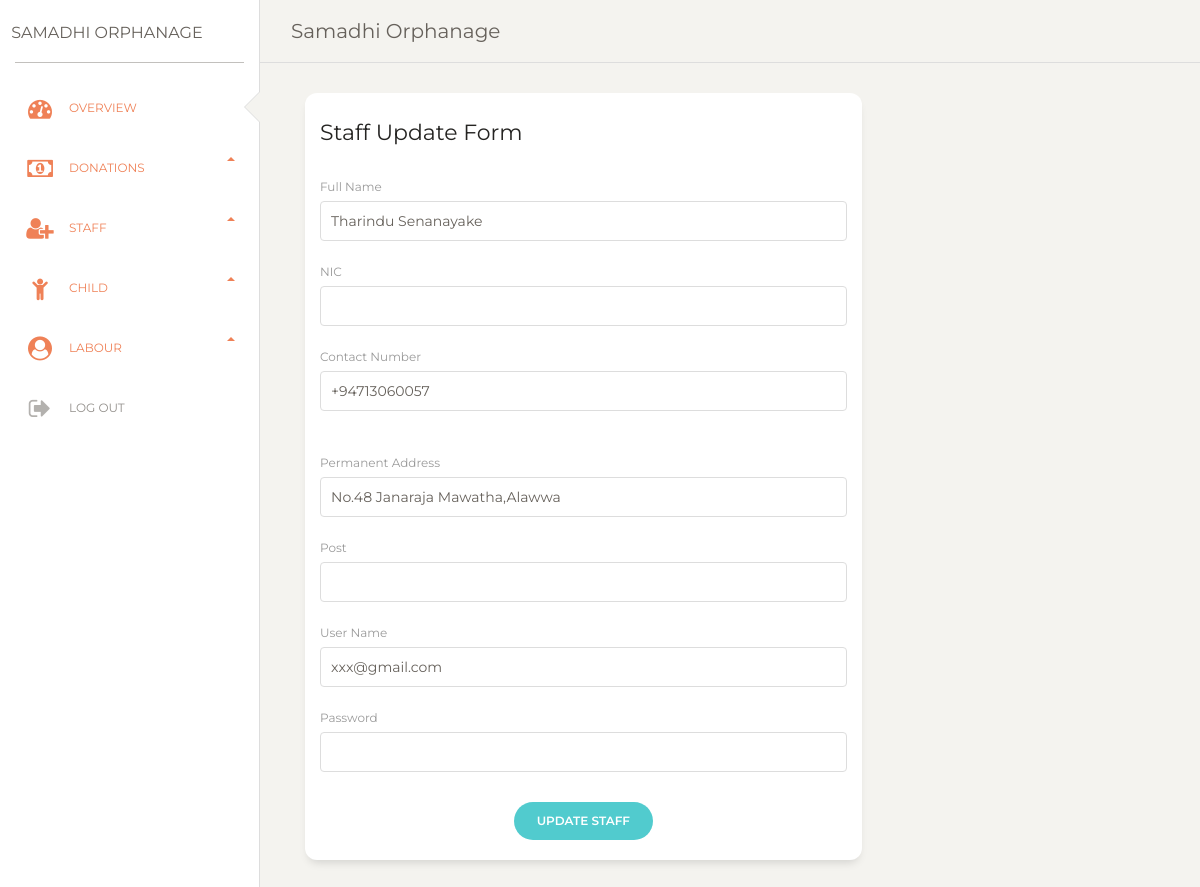
The app's page /editstaff.php?editstaff=18 with its own data.
### tables this page shows
CREATE TABLE `staff` (
  `staffId` int(11) NOT NULL,
  `iname` varchar(50) DEFAULT NULL,
  `dob` varchar(50) NOT NULL,
  `nic` varchar(50) DEFAULT NULL,
  `adrs` varchar(50) DEFAULT NULL,
  `contact` varchar(50) NOT NULL,
  `username` varchar(50) DEFAULT NULL,
  `pw` varchar(50) DEFAULT NULL
);

### editstaff.php (the view, shortened to what this page needs)
<?php
include "include/db.php";
?>
<?php
if(isset($_GET['editstaff'])){
$edit_id = $_GET['editstaff'];
$get_pro = "select * from staff where staffId='$edit_id'";
$run_pro = mysqli_query($conn,$get_pro);
$row_pro = mysqli_fetch_array($run_pro);
$name = $row_pro['iname'] ?? "";
$contact = $row_pro['contact'] ?? "";
$address = $row_pro['adrs'] ?? "";
$username = $row_pro['username'];
$post = $row_pro['post'];
$nic = $row_pro['nic'];
}
?>
<!DOCTYPE html>
<html lang="en">
<head>
  <link href="https://maxcdn.bootstrapcdn.com/font-awesome/latest/css/font-awesome.min.css" rel="stylesheet">
  <link href="./css/bootstrap.min.css" rel="stylesheet" />
<link href="./css/dashboard.css?v=2.0.1" rel="stylesheet" />
</head>
<body class="">
  <div class="wrapper ">
    <div class="sidebar" data-color="white" data-active-color="danger">
      <div class="logo">
        <a href="dashboard.php" class="simple-text logo-normal">
          Samadhi Orphanage
        </a>
      </div>
      <div class="sidebar-wrapper">
        <ul class="nav">
          <li class="active ">
            <a href="./dashboard.php">
              <i class="fa fa-tachometer"></i>
              <p>OverView</p>
            </a>
          </li>
          <li class="active">
            <a data-toggle="collapse" href="#componentsExamples" aria-expanded="true">
              <i class="fa fa-money"></i>
              Donations <b class="caret"></b>
            </a>
          <li class="active">
            <a data-toggle="collapse" href="#componentsExamples" aria-expanded="true">
              <i class="fa fa-user-plus"></i>
              Staff <b class="caret"></b>
            </a>
          <li class="active">
            <a data-toggle="collapse" href="#componentsExamples" aria-expanded="true">
              <i class="fa fa-child"></i>
              Child <b class="caret"></b>
            </a>
          <li class="active">
            <a data-toggle="collapse" href="#componentsExamples" aria-expanded="true">
              <i class="fa fa-user-circle"></i>
              Labour <b class="caret"></b>
            </a>
          <li class="active-pro">
          <a href="logout.php">
              <i class="fa fa-sign-out"></i>
              <p>Log Out</p>
            </a>
          </li>
        </ul>
      </div>
    </div>
    <div class="main-panel">
      <nav class="navbar navbar-expand-lg navbar-absolute fixed-top navbar-transparent">
        <div class="container-fluid">
          <div class="navbar-wrapper">
            <a class="navbar-brand" href="javascript:;">Samadhi Orphanage</a>
          </div>
        </div>
      </nav>
      <div class="content">
          <div class="col-md-8">
            <div class="card card-user">
              <div class="card-header">
                <h5 class="card-title">Staff Update Form</h5>
              </div>
              <div class="card-body">
                <form action="" method="post">
                  <div class="row">
                    <div class="col-md-12 ">
                      <div class="form-group">
                        <label for="exampleInputEmail1">Full Name</label>
                        <input type="text" class="form-control"  name="name" value="<?php echo $name; ?>" required>
                      </div>
                    </div>
                  </div>
                  <div class="row">
                    <div class="col-md-12">
                      <div class="form-group">
                        <label>NIC</label>
                        <input type="text" class="form-control" name="nic" value="<?php echo $nic; ?>">
                      </div>
                    </div>
                  </div>
                  <div class="row">
                    <div class="col-md-12">
                      <div class="form-group">
                        <label>Contact Number</label>
                        <input type="text" class="form-control" name="contact" value="<?php echo $contact; ?>" required>
                      </div>
                    </div>
                  </div>
                  <br>
                  <div class="row">
                    <div class="col-md-12">
                      <div class="form-group">
                        <label>Permanent Address</label>
                        <input type="text" class="form-control" name="adrs" value="<?php echo $address; ?>">
                      </div>
                    </div>
                  </div>
                  <div class="row">
                    <div class="col-md-12">
                      <div class="form-group">
                        <label>Post</label>
                        <input type="text" class="form-control" name="staff" value="<?php echo $post; ?>">
                      </div>
                    </div>
                  </div>
                  <div class="row">
                    <div class="col-md-12">
                      <div class="form-group">
                        <label>User Name</label>
                        <input type="text" name="username" class="form-control" value="<?php echo $username; ?>" required>
                      </div>
                    </div>
                  </div><div class="row">
                    <div class="col-md-12">
                      <div class="form-group">
                        <label>Password</label>
                        <input type="password" name="password" class="form-control" required>
                      </div>
                    </div>
                  </div>
                  <div class="row">
                    <div class="update ml-auto mr-auto">
                      <button type="submit" class="btn btn-primary btn-round" name="editStaff">Update Staff</button>
                    </div>
                  </div>
                </form>
              </div>
            </div>
          </div>
        </div>
      </div>
      <footer class="footer footer-black  footer-white ">
        <div class="container-fluid">
          <div class="row">
            <div class="credits ml-auto">
              <span class="copyright">
                Tharindu Senanayake - IM/2018/074
              </span>
            </div>
          </div>
        </div>
      </footer>
    </div>
</body>
</html>

### records on screen
staff: name "Tharindu Senanayake", contact "+94713060057", adrs "No.48 Janaraja Mawatha,Alawwa", username "xxx@gmail.com"
